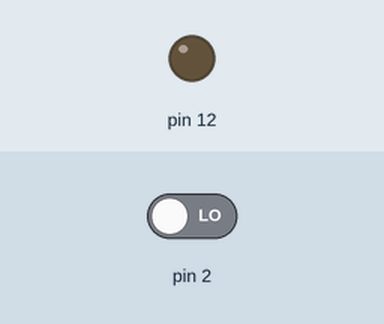
Recording of a sketch running on a simulated Arduino Uno, built with avr-gcc and run on an emulated ATmega328P. Parts: output pins drawn as LEDs (lit = HIGH). The inputs (shaded band) are chosen by the test bench; at power-on: pin 2 LOW. What the sketch prints to the serial monitor is not drawn.

Above: at 1.2 s.
1.3 s: pin 2 driven HIGH
At 2.5 s:
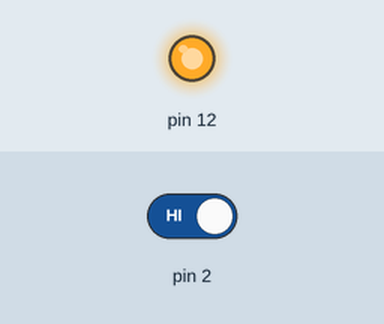
2.8 s: pin 2 driven LOW
At 3.7 s:
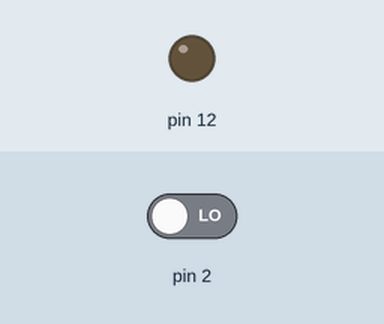
Timing chart, 0 to 5.8 s (numbered marks = the images above; inputs shaded):
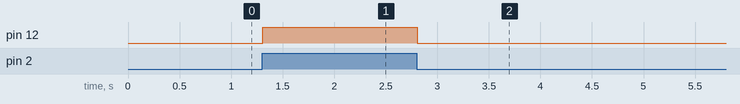

The sketch:

tp2.ino
```cpp
void setup() {
  // put your setup code here, to run once:
Serial.begin(9600);
pinMode(2, INPUT);
pinMode(12, OUTPUT);
attachInterrupt(INT0,turnOnlight,CHANGE);
}
volatile bool ledState=false;

void loop() {
  // put your main code here, to run repeatedly:
 Serial.print("Hello\n");
 digitalWrite(12,ledState);
}

void turnOnlight() {
 ledState=!ledState;
}
```

Measured:
- after the input at 1.3 s, pin 12: LOW → HIGH at once
- after the input at 2.8 s, pin 12: HIGH → LOW at once
